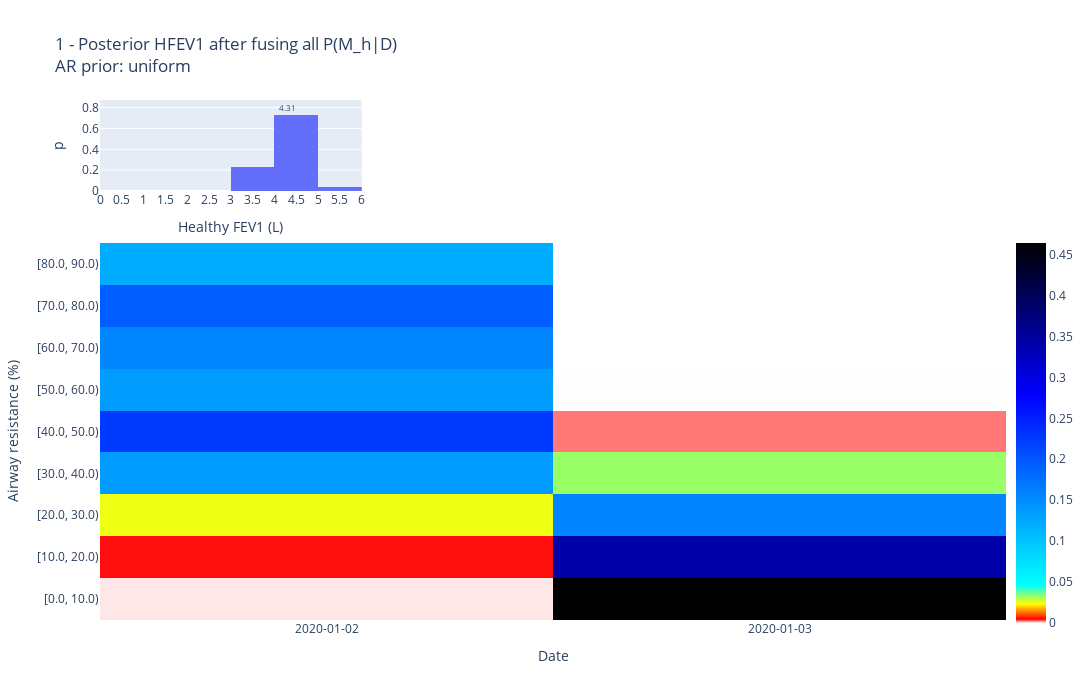

This figure's notebook cell:
### Markdown cell above
## Cutset conditioning

### Code cell
fig, p_M_given_D, AR_dist_given_M_matrix = (
    cca.compute_log_p_D_given_M_for_noise_model_light(df_mock, ar_prior="uniform")
)

### Figure 1 — Plotly figure (JSON) as saved in the notebook; plotly's stock layout.template omitted (floating-point values rounded to 4 significant figures)
{"data": [{"histfunc": "sum", "type": "histogram", "x": [1, 2, 3, 4, 5], "xaxis": "x", "xbins": {"end": 6, "size": 1, "start": 0}, "y": [1.29e-07, 0.001426, 0.2304, 0.7281, 0.04002], "yaxis": "y"}, {"coloraxis": "coloraxis", "type": "heatmap", "x": ["2020-01-02", "2020-01-03"], "xaxis": "x2", "y": ["[0.0, 10.0)", "[10.0, 20.0)", "[20.0, 30.0)", "[30.0, 40.0)", "[40.0, 50.0)", "[50.0, 60.0)", "[60.0, 70.0)", "[70.0, 80.0)", "[80.0, 90.0)"], "yaxis": "y2", "z": [[0.0004417, 0.4646], [0.004394, 0.3417], [0.0249, 0.1588], [0.1369, 0.0325], [0.2257, 0.002484], [0.1354, 1.056e-05], [0.1566, 5.809e-08], [0.1937, 5.502e-08], [0.1219, 1.252e-09]]}], "layout": {"annotations": [{"font": {"size": 8}, "showarrow": false, "text": "4.31", "x": 4.307, "xref": "x", "y": 0.8009, "yref": "y"}], "coloraxis": {"colorbar": {"len": 0.77, "x": 1, "y": 0.36}, "colorscale": [[0, "white"], [0.01, "red"], [0.05, "yellow"], [0.1, "cyan"], [0.6, "blue"], [1, "black"]]}, "font": {"size": 12}, "height": 700, "title": {"text": "1 - Posterior HFEV1 after fusing all P(M_h|D)<br>AR prior: uniform"}, "width": 1200, "xaxis": {"anchor": "y", "domain": [0, 0.2889], "nticks": 20, "range": [0, 6], "title": {"text": "Healthy FEV1 (L)"}}, "xaxis2": {"anchor": "y2", "domain": [0, 1], "nticks": 50, "title": {"text": "Date"}, "type": "category"}, "yaxis": {"anchor": "x", "domain": [0.825, 1], "title": {"text": "p"}}, "yaxis2": {"anchor": "x2", "domain": [0, 0.725], "title": {"text": "Airway resistance (%)"}}}}
